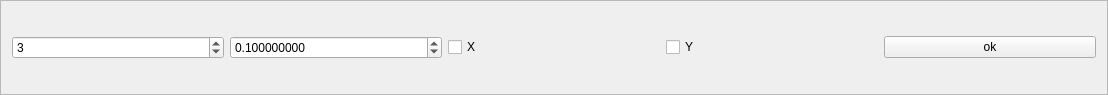
<?xml version="1.0" encoding="UTF-8"?>
<ui version="4.0">
 <class>FiltFilt</class>
 <widget class="QFrame" name="FiltFilt">
  <property name="geometry">
   <rect>
    <x>0</x>
    <y>0</y>
    <width>1108</width>
    <height>95</height>
   </rect>
  </property>
  <property name="windowTitle">
   <string>Frame</string>
  </property>
  <property name="frameShape">
   <enum>QFrame::StyledPanel</enum>
  </property>
  <property name="frameShadow">
   <enum>QFrame::Raised</enum>
  </property>
  <layout class="QGridLayout" name="gridLayout">
   <item row="0" column="2">
    <widget class="QCheckBox" name="FiltFiltX">
     <property name="text">
      <string>X</string>
     </property>
    </widget>
   </item>
   <item row="0" column="3">
    <widget class="QCheckBox" name="FiltFiltY">
     <property name="text">
      <string>Y</string>
     </property>
    </widget>
   </item>
   <item row="0" column="0">
    <widget class="QSpinBox" name="FiltFiltK">
     <property name="value">
      <number>3</number>
     </property>
    </widget>
   </item>
   <item row="0" column="1">
    <widget class="QDoubleSpinBox" name="FiltFiltP">
     <property name="decimals">
      <number>9</number>
     </property>
     <property name="maximum">
      <double>99999.000000000000000</double>
     </property>
     <property name="singleStep">
      <double>0.010000000000000</double>
     </property>
     <property name="value">
      <double>0.100000000000000</double>
     </property>
    </widget>
   </item>
   <item row="0" column="4">
    <widget class="QPushButton" name="FiltFiltOk">
     <property name="text">
      <string>ok</string>
     </property>
    </widget>
   </item>
  </layout>
 </widget>
 <resources/>
 <connections/>
</ui>
